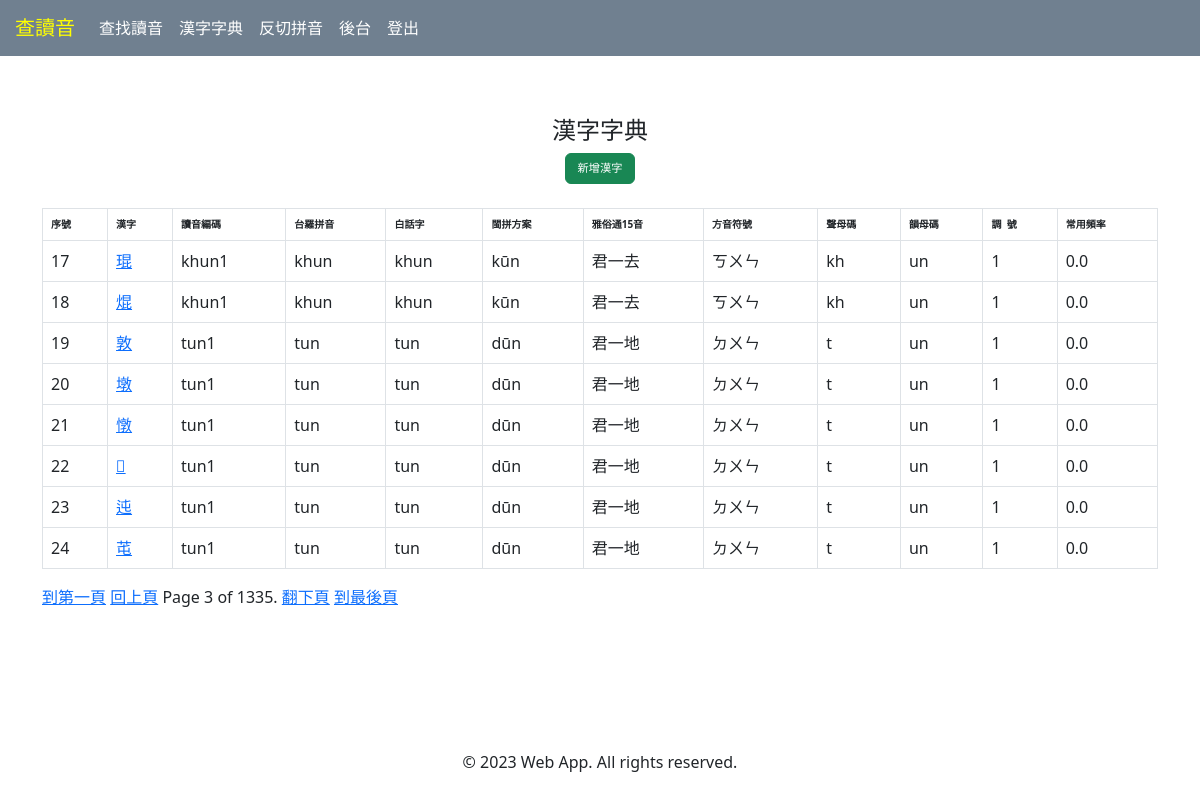
/han_ji_dict/?page=3, run on the app's committed database.
### han_ji_dict/models.py (models this page shows, shortened)
class HanJi(models.Model):
    han_ji = models.CharField(max_length=2, default='')
    chu_im = models.CharField(max_length=10, default='')
    freq = models.FloatField(default=0.0)
    siann = models.CharField(max_length=2, default='')
    un = models.CharField(max_length=5, default='')
    tiau = models.IntegerField(default=0)
    old_chu_im = models.CharField(max_length=10, null=True)
    sni_siann = models.CharField(max_length=10, default='')
    sni_un = models.CharField(max_length=10, default='')
    def is_chu_im_tone(self):
        last_char = self.chu_im[-1]
        return last_char.isdigit()
    def split_chu_im(self):
        result = []
        siann_pattern = re.compile(r"(b|tsh|ts|g|h|j|kh|k|l|m|ng|n|ph|p|s|th|t|q)?")
        siann_match = siann_pattern.match(self.chu_im)
        if siann_match:
            siann_bu = siann_match.group()
        else:
            siann_bu = ""
        if self.is_chu_im_tone():
            un_bu = self.chu_im[len(siann_bu): -1]
            tiau = self.chu_im[-1]
        result += [siann_bu]
        result += [un_bu]
        result += [tiau]
        return result
    def get_sip_ngoo_im_chu_im(self):
        siann = self.split_chu_im()[0]
        un = self.split_chu_im()[1]
        tiau = self.split_chu_im()[2]
        sip_ngoo_im = SipNgooIm()
        return sip_ngoo_im.get_chu_im(siann, un, tiau)
    def get_tai_lo_chu_im(self):
        siann = self.split_chu_im()[0]
        un = self.split_chu_im()[1]
        tiau = self.split_chu_im()[2]
        chu_im_method = TaiLo()
        return chu_im_method.get_chu_im(siann, un, tiau)
    def get_peh_oe_ji_chu_im(self):
        siann = self.split_chu_im()[0]
        un = self.split_chu_im()[1]
        tiau = self.split_chu_im()[2]
        chu_im_method = PehOeJi()
        return chu_im_method.get_chu_im(siann, un, tiau)
    def get_ban_phing_chu_im(self):
        siann = self.split_chu_im()[0]
        un = self.split_chu_im()[1]
        tiau = self.split_chu_im()[2]
        chu_im_method = BanPhing()
        return chu_im_method.get_chu_im(siann, un, tiau)
    def get_fong_yim_fu_ho_chu_im(self):
        siann = self.split_chu_im()[0]
        un = self.split_chu_im()[1]
        tiau = self.split_chu_im()[2]
        chu_im_method = FongYimFuHo()
        return chu_im_method.get_chu_im(siann, un, tiau)

### han_ji_dict/views.py (the view)
# urls.py: path('', views.HanJiListView.as_view(), name='home'),
class HanJiListView(ListView):
    model = HanJi
    template_name = 'han_ji_dict/index.html'
    paginate_by = 8

### han_ji_dict/ban_phing_lo_ma_ji.py (called while the page is built)
    def get_siann_bu(self, siann):
        return self.siann_bu_dict[siann]

    def get_un_bu(self, un):
        return self.un_bu_dict[un]

    def convert_trandication_tiau(self, tiau):
        return self.trandication_tiau_dict[tiau]

    def get_vowel_idx(self, vowel, syllable):
        return syllable.index(vowel)

    def get_primary_vowel(self, syllable):
        vowels = [
            'a',
            'e',
            'o',
            'i',
            'u',
            'm',
            'n',
        ]
        primary_vowel = None
        for vowel in vowels:
            if vowel in syllable:
                if primary_vowel is None or vowels.index(vowel) < vowels.index(
                    primary_vowel
                ):
                    primary_vowel = vowel
        return primary_vowel

    def _find_accented_vowel(self, un_bu, tiau):
        for vowel, accent_map in self.accent_mapping.items():
            if vowel in un_bu:
                un_bu = un_bu.replace(vowel, accent_map[tiau])
                break
        return un_bu

### han_ji_dict/fong_yim_fu_ho.py (called while the page is built)
    def get_siann_bu(self, siann, un):
        if siann == "ts" and un.startswith("i"):
            return "ㄐ"
        elif siann == "tsh" and un.startswith("i"):
            return "ㄑ"
        elif siann == "s" and un.startswith("i"):
            return "ㄒ"
        elif siann == "j" and un.startswith("i"):
            return "ㆢ"
        else:
            return self.siann_bu_dict[siann]

    def get_un_bu(self, un):
        return self.un_bu_dict[un]

    def get_tiau_ho(self, tiau):
        return self.tiau_dict[tiau]

    def get_chu_im(self, siann, un, tiau):
        siann_bu = self.get_siann_bu(siann, un).strip()
        un_bu = self.get_un_bu(un)
        tiau_fu = self.get_tiau_ho(int(tiau))
        chu_im = f"{siann_bu}{un_bu}{tiau_fu}"
        return chu_im

### han_ji_dict/peh_oe_ji.py (called while the page is built)
    def get_siann_bu(self, siann):
        return self.siann_bu_dict[siann]

    def get_un_bu(self, un):
        return self.un_bu_dict[un]

    def get_vowel_idx(self, vowel, syllable):
        return syllable.index(vowel)

### han_ji_dict/sip_ngoo_im.py (called while the page is built)
    def get_siann_bu(self, siann):
        return self.siann_bu_dict[siann]

    def get_un_bu(self, un, tiau):
        if tiau in (4, 8):
            un_bu = self.un_bu_dict[un][1]
        else:
            un_bu = self.un_bu_dict[un][0]
        return un_bu

    def get_tiau_ho(self, tiau):
        return self.tiau_dict[tiau]

### han_ji_dict/tai_uan_lo_ma_ji.py (called while the page is built)
    def get_siann_bu(self, siann):
        return self.siann_bu_dict[siann]

    def get_un_bu(self, un):
        return self.un_bu_dict[un]

### han_ji_dict/templates/han_ji_dict/index.html (shortened to what this page needs)
{% extends "han_ji_dict/base.html" %}
{% load mathfilters %}
{% block han_ji_dict_content %}
<div class="text-center">
    <h4>漢字字典</h4>
    <a href="{% url 'han_ji_dict:create' %}" class="btn btn-success"
       style="font-size: 70%;">
        新增漢字
    </a>
</div>
<br>
<table class="table table-bordered">
    <thead style="font-size: 10px; color: darkblue; background-color: lightgrey;">
        <tr>
            <th>序號</th>
            <th>漢字</th>
            <th>讀音編碼</th>
            <th>台羅拼音</th>
            <th>白話字</th>
            <th>閩拼方案</th>
            <th>雅俗通15音</th>
            <th>方音符號</th>
            <th>聲母碼</th>
            <th>韻母碼</th>
            <th>調&nbsp;&nbsp;號</th>
            <th>常用頻率</th>
        </tr>
    </thead>
    <tbody>
        {% for han_ji in object_list %}
        <tr>
            {% with page_offset=page_obj.number|add:-1|mul:page_obj.paginator.per_page %}
                <td>{{ forloop.counter|add:page_offset }}</td>
            {% endwith %}
            <td>
                <a href="{% url 'han_ji_dict:detail' han_ji.pk %}">{{ han_ji.han_ji }}</a>
            </td>
            <td>{{ han_ji.chu_im }}</td>
            <td>{{ han_ji.get_tai_lo_chu_im }}</td>
            <td>{{ han_ji.get_peh_oe_ji_chu_im }}</td>
            <td>{{ han_ji.get_ban_phing_chu_im }}</td>
            <td>{{ han_ji.get_sip_ngoo_im_chu_im }}</td>
            <td>{{ han_ji.get_fong_yim_fu_ho_chu_im }}</td>
            <td>{{ han_ji.siann }}</td>
            <td>{{ han_ji.un }}</td>
            <td>{{ han_ji.tiau }}</td>
            <td>{{ han_ji.freq }}</td>
        </tr>
        {% endfor %}
    </tbody>
</table>
{% include "pagination.html" with page=page_obj %}
{% endblock %}

### static/css/site.css (style rules this page uses)
html { height: 100%; }
body { display: flex; flex-direction: column; min-height: 100%; }

### han_ji_dict/static/han_ji_dict/css/han_ji_dict.css (style rules this page uses)
body { background-color: white; }

### data on the page
HanJi: han_ji "琨", chu_im "khun1", get_tai_lo_chu_im "khun", get_peh_oe_ji_chu_im "khun", get_ban_phing_chu_im "kūn", get_sip_ngoo_im_chu_im "君一去", get_fong_yim_fu_ho_chu_im "ㄎㄨㄣ", siann "kh", un "un", tiau "1", freq "0.0"
HanJi: han_ji "焜", chu_im "khun1", get_tai_lo_chu_im "khun", get_peh_oe_ji_chu_im "khun", get_ban_phing_chu_im "kūn", get_sip_ngoo_im_chu_im "君一去", get_fong_yim_fu_ho_chu_im "ㄎㄨㄣ", siann "kh", un "un", tiau "1", freq "0.0"
HanJi: han_ji "敦", chu_im "tun1", get_tai_lo_chu_im "tun", get_peh_oe_ji_chu_im "tun", get_ban_phing_chu_im "dūn", get_sip_ngoo_im_chu_im "君一地", get_fong_yim_fu_ho_chu_im "ㄉㄨㄣ", siann "t", un "un", tiau "1", freq "0.0"
HanJi: han_ji "墩", chu_im "tun1", get_tai_lo_chu_im "tun", get_peh_oe_ji_chu_im "tun", get_ban_phing_chu_im "dūn", get_sip_ngoo_im_chu_im "君一地", get_fong_yim_fu_ho_chu_im "ㄉㄨㄣ", siann "t", un "un", tiau "1", freq "0.0"
HanJi: han_ji "憞", chu_im "tun1", get_tai_lo_chu_im "tun", get_peh_oe_ji_chu_im "tun", get_ban_phing_chu_im "dūn", get_sip_ngoo_im_chu_im "君一地", get_fong_yim_fu_ho_chu_im "ㄉㄨㄣ", siann "t", un "un", tiau "1", freq "0.0"
HanJi: han_ji "𡼖", chu_im "tun1", get_tai_lo_chu_im "tun", get_peh_oe_ji_chu_im "tun", get_ban_phing_chu_im "dūn", get_sip_ngoo_im_chu_im "君一地", get_fong_yim_fu_ho_chu_im "ㄉㄨㄣ", siann "t", un "un", tiau "1", freq "0.0"
HanJi: han_ji "迍", chu_im "tun1", get_tai_lo_chu_im "tun", get_peh_oe_ji_chu_im "tun", get_ban_phing_chu_im "dūn", get_sip_ngoo_im_chu_im "君一地", get_fong_yim_fu_ho_chu_im "ㄉㄨㄣ", siann "t", un "un", tiau "1", freq "0.0"
HanJi: han_ji "芚", chu_im "tun1", get_tai_lo_chu_im "tun", get_peh_oe_ji_chu_im "tun", get_ban_phing_chu_im "dūn", get_sip_ngoo_im_chu_im "君一地", get_fong_yim_fu_ho_chu_im "ㄉㄨㄣ", siann "t", un "un", tiau "1", freq "0.0"

### other printed values
{{ page.number }} "3"
{{ page.paginator.num_pages }} "1335"
